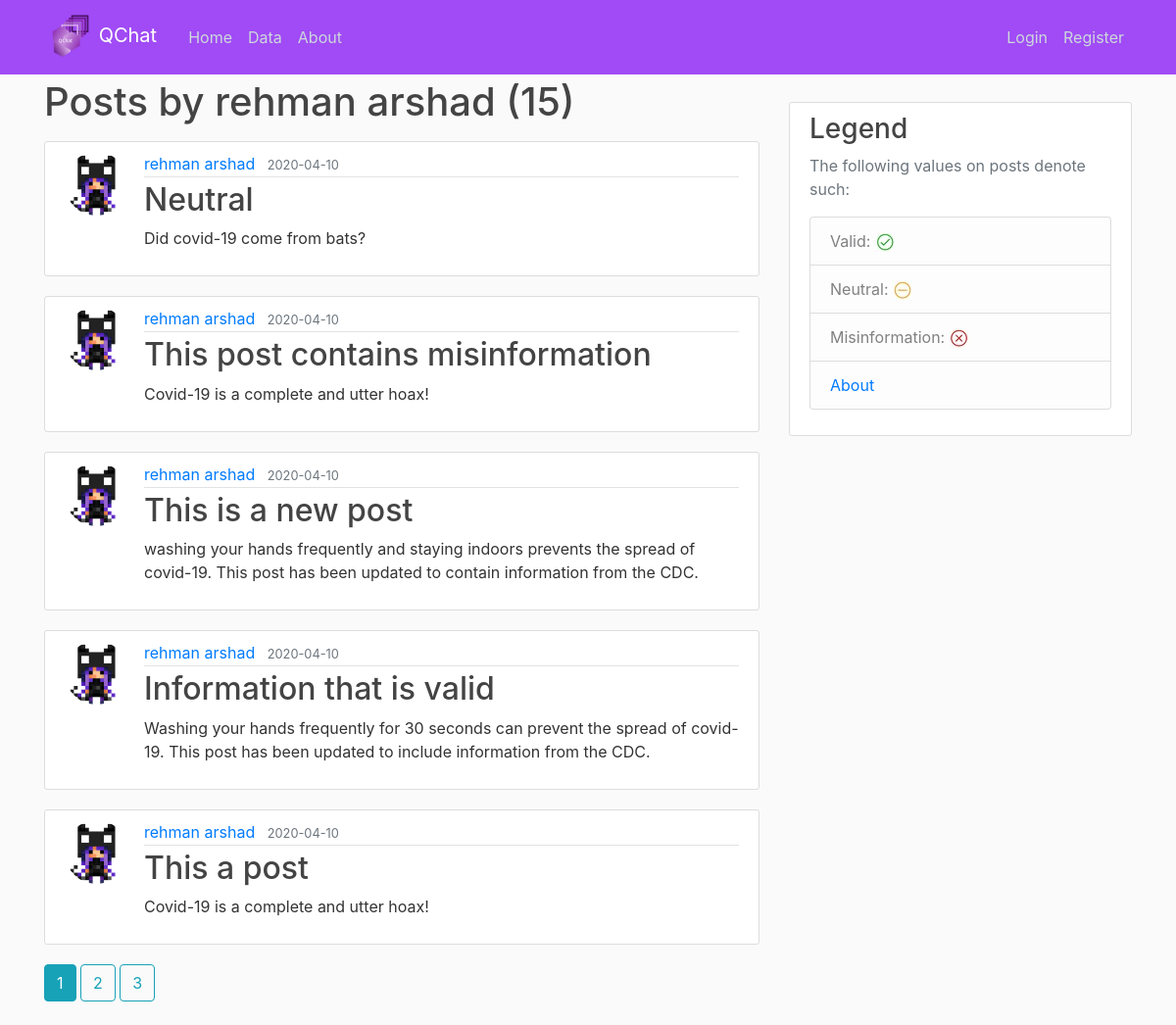
/user/rehman arshad , run on the app's committed database.
### app/models.py (models this page shows, shortened)
class User(db.Model, UserMixin):
    id = db.Column(db.Integer, primary_key=True)                                    # Primary Key
    username = db.Column(db.String(20), unique=True, nullable=False)                # Each User will have a username, with a max(20) characters, it must be unique, and Null is not allowed!
    email = db.Column(db.String(120), unique=True, nullable=False)                  # Each User will have an email, with a max(120) characters, it must be unique, and Null is not allowed!
    image_file = db.Column(db.String(2083), nullable=False, default='default.jpg')    # Each User will have a defualt profile Image, so uniqueness does not apply, since Null is not allowed!
    password = db.Column(db.String(60), nullable=False)                             # Each User will have passwords, with a max(60) characters, uniqueness does not apply, and Null is not allowed!
    posts = db.relationship('Post', backref='author', lazy=True)                    # This is linked to Posts, Lazy Evaluation is set to: True

class Post(db.Model):
    id = db.Column(db.Integer, primary_key=True)                                    # Primary Key
    title = db.Column(db.String(100), nullable=False)                               # Each Post will have a title, with a max(100) characters, uniqueness does not apply, and Null is not allowed!
    date_posted = db.Column(db.DateTime, nullable=False, default=datetime.utcnow)   # Each Post will have a date_posted, with DateTime set to utcnow, current time, and Null is not allowed!
    content = db.Column(db.Text, nullable=False)                                    # Each Post will have a content with no character limit, and Null is not allowed!
    user_id = db.Column(db.Integer, db.ForeignKey('user.id'), nullable=False)       # This is using the user id as a ForeignKey, each post must have an Author, so Null is not allowed!

### app/users/routes.py (the view)
@users.route('/user/<string:username>')                                       # String
def user_posts(username):
    page = request.args.get('page', 1, type=int)                            # We request a page, the default page is 1, of type int
    user = User.query.filter_by(username=username).first_or_404()
    posts = Post.query.filter_by(author=user)\
        .order_by(Post.date_posted.desc())\
        .paginate(page=page, per_page=5)
    return render_template('user_posts.html', posts=posts, user=user)       # Redirect to user_posts.html

### app/templates/user_posts.html
{% extends "template.html" %}
{% block content %}
    <h1 class="mb-3">Posts by {{ user.username }} ({{ posts.total }}) </h1>
    {% for post in posts.items %}
        <article class="media content-section">
            <img class="rounded-circle article-img" src="{{ post.author.image_file }}">
            <div class="media-body overflow-auto text-break">
                <div class="article-metadata">
                    <a class="mr-2" href="{{ url_for('users.user_posts', username=post.author.username) }}">{{ post.author.username }}</a>
                    <small class="text-muted">{{ post.date_posted.strftime('%Y-%m-%d') }}</small>
                </div>
                <h2><a class="article-title" href="{{url_for('posts.post', post_id=post.id) }}">{{ post.title }}</a></h2>
                <p class="article-content">{{ post.content }}</p>
            </div>
        </article>
    {% endfor %}
    {% for page_num in posts.iter_pages(left_edge=1, right_edge=1, left_current=1, right_current=2) %}
        {% if page_num %}
            {% if posts.page == page_num %}
                <a class="btn btn-info mb-4" href="{{ url_for('users.user_posts', username=user.username, page=page_num) }}">{{ page_num }}</a>
            {% else %}
                <a class="btn btn-outline-info mb-4" href="{{ url_for('users.user_posts', username=user.username, page=page_num) }}">{{ page_num }}</a>
            {% endif %}
        {% else %}
            ...
        {% endif %}
    {% endfor %}
{% endblock content %}

### app/static/main.css (style rules this page uses)
body { background: #fafafa; color: #333333; margin-top: 5rem; }
h1, h2, h3, h4, h5, h6 { color: #444444; }
.content-section { background: #ffffff; padding: 10px 20px; border: 1px solid #dddddd; border-radius: 3px; margin-bottom: 20px; }
.article-title { color: #444444; }
.article-content { white-space: pre-line; }
.article-img { height: 65px; width: 65px; margin-right: 16px; }
.article-metadata { padding-bottom: 1px; margin-bottom: 4px; border-bottom: 1px solid #e3e3e3 }

### data on the page
User: username "rehman arshad"
Post: author.image_file (picture), author.username "rehman arshad", date_posted "2020-04-10", title "Neutral", content "Did covid-19 come from bats?"
Post: author.image_file (picture), author.username "rehman arshad", date_posted "2020-04-10", title "This post contains misinformation", content "Covid-19 is a complete and utter hoax!"
Post: author.image_file (picture), author.username "rehman arshad", date_posted "2020-04-10", title "This is a new post", content "washing your hands frequently and staying indoors prevents the spread of covid-19. This post has been updated to contain information from the CDC."
Post: author.image_file (picture), author.username "rehman arshad", date_posted "2020-04-10", title "Information that is valid", content "Washing your hands frequently for 30 seconds can prevent the spread of covid-19. This post has been updated to include information from the CDC."
Post: author.image_file (picture), author.username "rehman arshad", date_posted "2020-04-10", title "This a post", content "Covid-19 is a complete and utter hoax!"

### other printed values
{{ posts.total }} "15"
{{ page_num }} "1"
{{ page_num }} "2" "3"
